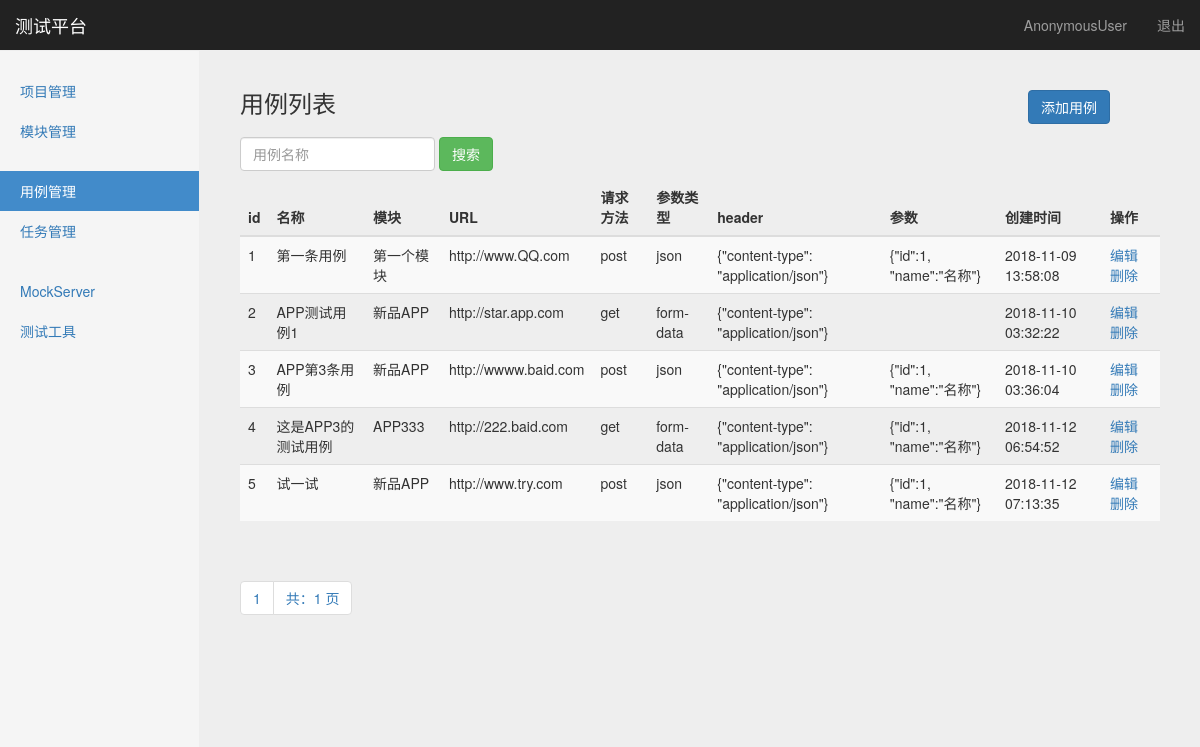
/interface/case_manage/, run on an earlier commit of the app's database.
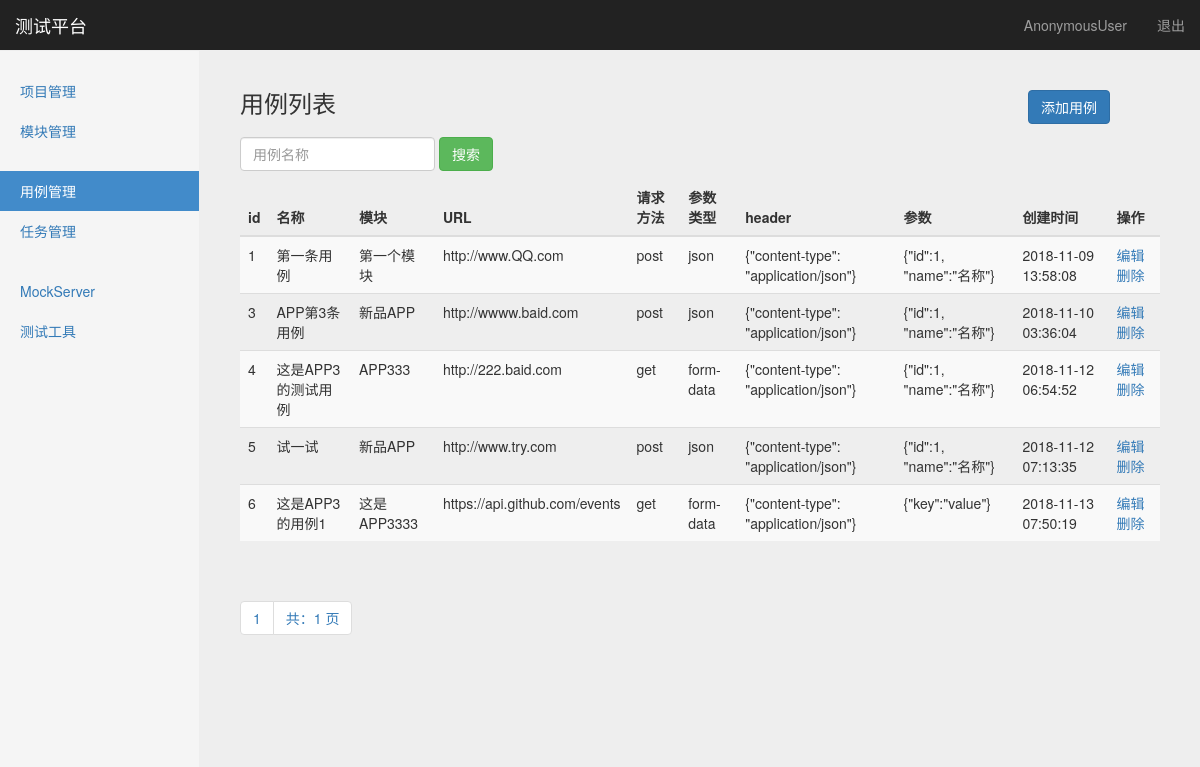
And on a later commit of the database.
### interface_app/models.py (models this page shows, shortened)
class TestCase(models.Model):
    module = models.ForeignKey(Module, on_delete=models.CASCADE)
    name = models.CharField("名称", max_length=100, blank=False, default="")
    url = models.TextField("URL", default="")
    req_method = models.CharField("方法", max_length=10, default="")
    req_type = models.CharField("参数类型", max_length=10, default="")
    req_header = models.TextField("header", default="")
    req_parameter = models.TextField("参数", default="")
    response_assert = models.TextField("断言", default="")
    create_time = models.DateTimeField("创建时间", auto_now_add=True)

### project_app/models.py (models this page shows)
class Module(models.Model):
    project = models.ForeignKey(ProjectManage, on_delete=models.CASCADE)
    title = models.CharField("名称", max_length=100, blank=False, default="")  # 名称
    description = models.TextField("描述", max_length=100, default="")  # 描述
    create_time = models.DateTimeField("创建时间", auto_now_add=True)  # 创建时间
    def __str__(self):
        return self.title

### interface_app/views/testcase_views.py (the view)
# urls.py: path('case_manage/', testcase_views.case_manage),
def case_manage(request):
    cases_list = TestCase.objects.get_queryset().order_by('id')
    paginator = Paginator(cases_list, 10)
    page = request.GET.get("page")
    try:
        contacts = paginator.page(page)
    except PageNotAnInteger:
        contacts = paginator.page(1)
    except EmptyPage:
        contacts = paginator.page(paginator.num_pages)
    return render(request, "case_manage.html",
                  {"cases": contacts,
                   "type": "list"})

### templates/case_manage.html (shortened to what this page needs)
{% extends "base.html" %}
{% block content %}
  <body>
    <nav class="navbar navbar-inverse navbar-fixed-top">
      <div class="container-fluid">
        <div class="navbar-header">
          <a class="navbar-brand" href="#">测试平台</a>
        </div>
        <div id="navbar" class="navbar-collapse collapse">
          <ul class="nav navbar-nav navbar-right">
            <li><a href="#">{{ user }}</a></li>
            <li><a href="/logout/">退出</a></li>
          </ul>
        </div>
      </div>
    </nav>
    <div class="container-fluid">
      <div class="row">
        <div class="col-sm-3 col-md-2 sidebar">
          <ul class="nav nav-sidebar">
            <li> <a href="/manage/project_manage/">项目管理</a></li>
            <li><a href="/manage/module_manage/">模块管理</a></li>
          </ul>
          <ul class="nav nav-sidebar">
            <li class="active"><a href="#">用例管理</a></li>
            <li><a href="">任务管理</a></li>
          </ul>
          <ul class="nav nav-sidebar">
            <li><a href="">MockServer</a></li>
            <li><a href="">测试工具</a></li>
          </ul>
        </div>
        {% if type == 'list'%}
        <div class="col-sm-9 col-sm-offset-3 col-md-10 col-md-offset-2 main">
         <div>
          <h3 class="sub-header">用例列表
                <button type="button" class="btn btn-primary" style="float: right;margin-right: 50px;"
                onclick="window.location.href='/interface/debug/'">添加用例</button>
          </h3>
                <form class="navbar-form" method="get" action="/interface/search_case_name/" style="padding-left: 0px;">
                    <div class="form-group">
                        <input name="case_name" type="text" placeholder="用例名称" class="form-control">
                    </div>
                    <button type="submit" class="btn btn-success">搜索</button>
                </form>
         </div>
          <div class="table-responsive">
            <table class="table table-striped">
              <thead>
                <tr>
                  <th>id</th>
                  <th>名称</th>
                  <th>模块</th>
                  <th>URL</th>
                  <th>请求方法</th>
                  <th>参数类型</th>
                  <th>header</th>
                  <th>参数</th>
                  <th>创建时间</th>
                  <th>操作</th>
                </tr>
              </thead>
              <tbody>
                {% for case in cases %}
                  <tr>
                    <td>{{ case.id }}</td>
                    <td>{{ case.name }}</td>
                    <td>{{ case.module }}</td>
                    <td>{{ case.url }}</td>
                    <td>{{ case.req_method }}</td>
                    <td>{{ case.req_type }}</td>
                    <td>{{ case.req_header }}</td>
                    <td>{{ case.req_parameter }}</td>
                    <td>{{ case.create_time | date:"Y-m-d H:i:s" }}</td>
                    <td>
                      <a href="/interface/edit_case/{{case.id}}/">编辑</a>&ensp;
                      <a href="/interface/delete_case/{{case.id}}/">删除</a>
                    </td>
                  </tr>
                {% endfor %}
              </tbody>
            </table>
               <div class="pagination">
                  <span class="step-links">
                    <ul class="pagination">
                       <li><a href="#">{{ cases.number }}</a></li>
                      <li><a href="#">共：{{ cases.paginator.num_pages }} 页</a></li>
                    </ul>
                  </span>
               </div>
          </div>
        </div>
      {% endif %}
      <div class="col-sm-9 col-sm-offset-3 col-md-10 col-md-offset-2 main">
      </div>
           </div>
      </div>
  </body>
{% endblock %}

What changed in the data, as far as the page shows it:
removed TestCase: id "2", name "APP测试用例1", module "新品APP", url "http://star.app.com", req_method "get", req_type "form-data", req_header "{\"content-type\": \"application/json\"}", create_time "2018-11-10 03:32:22"
added TestCase: id "6", name "这是APP3的用例1", module "这是APP3333", url "https://api.github.com/events", req_method "get", req_type "form-data", req_header "{\"content-type\": \"application/json\"}", req_parameter "{\"key\":\"value\"}", create_time "2018-11-13 07:50:19"
